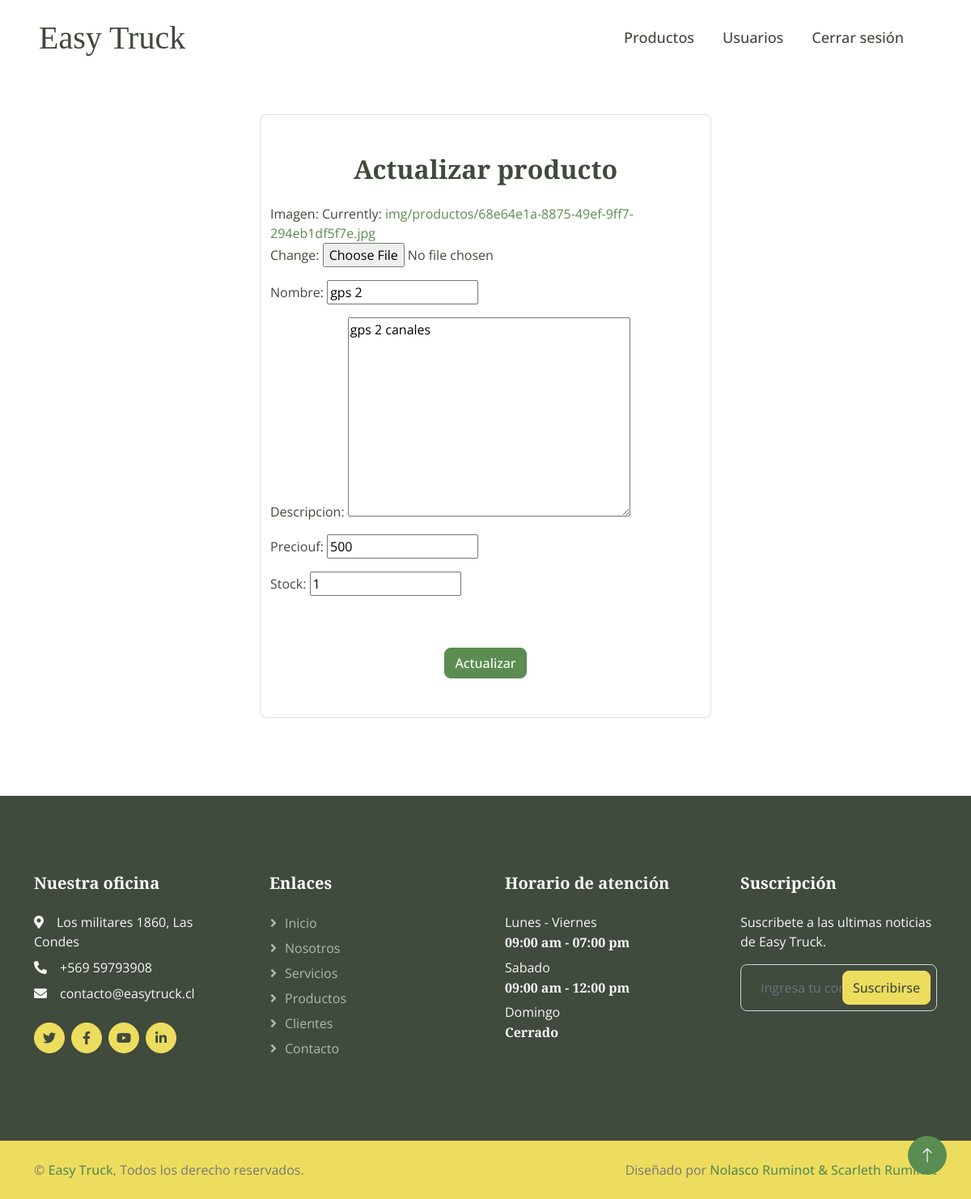
Screenshot of /update-producto/4/ (signed in) with the database file from the repository.
### appEasytruck/models.py (models this page shows, shortened)
class Producto(models.Model):
    productoid = models.AutoField(primary_key=True)
    imagen = models.ImageField(upload_to=generate_unique_filename)  # Usar la función personalizada para nombres únicos
    nombre = models.CharField(max_length=50)
    descripcion = models.TextField(blank=True)
    preciouf = models.CharField(max_length=10)
    stock = models.IntegerField(default=1)
    fechacreacion = models.DateTimeField(auto_now_add=True)
    usuario = models.ForeignKey(User, on_delete=models.CASCADE)

### appEasytruck/views.py (the view, shortened to what this page needs)
# urls.py: path('update-producto/<int:idProd>/', views.actProd, name='actProd'),
@login_required
def actProd(request, idProd):
    if request.method == 'GET':
        iProd = get_object_or_404(Producto, productoid=idProd)
        form = ProductoForm(instance=iProd)
        return render(request, 'actualizar-producto.html', {
            'iProd': iProd, 'form': form
        })

### appEasytruck/forms.py
class ProductoForm(ModelForm):
    class Meta:
        model = Producto
        fields = ['imagen', 'nombre', 'descripcion', 'preciouf', 'stock']

### appEasytruck/templates/actualizar-producto.html (shortened to what this page needs)
{% extends 'base.html' %}
{% load static %}
{% block content %}
<div class="container-xxl py-5">
    <div class="container d-grid justify-items-center">
        <div class="card w-50">
            <div class="container mt-5 mb-5">
                <h2 class="text-center mb-4">Actualizar producto</h2>
                <form  method="post" enctype="multipart/form-data">
                    {{ form.as_p }}
                    <div class="text-center ">
                        <button type="submit" class="btn btn-primary text-white btn-block mt-5">Actualizar</button>
                    </div>
                </form>
            </div>
        </div>
    </div>
</div>
{% endblock %}

### appEasytruck/static/css/style.css (style rules this page uses)
:root { --primary: #5B8C51; --secondary: #EDDD5E; --light: #F7F7F7; --dark: #404A3D; }
.d-grid { display: grid !important; }
.justify-items-center { justify-items: center !important; }
p { color:#404A3D; font-weight: 400; }
.btn { transition: .5s; font-weight: 500; }
.btn-primary, .btn-outline-primary:hover { color: var(--light); }

### rows the page displays
Producto: nombre "gps 2", descripcion "gps 2 canales", preciouf "500", stock "1"
